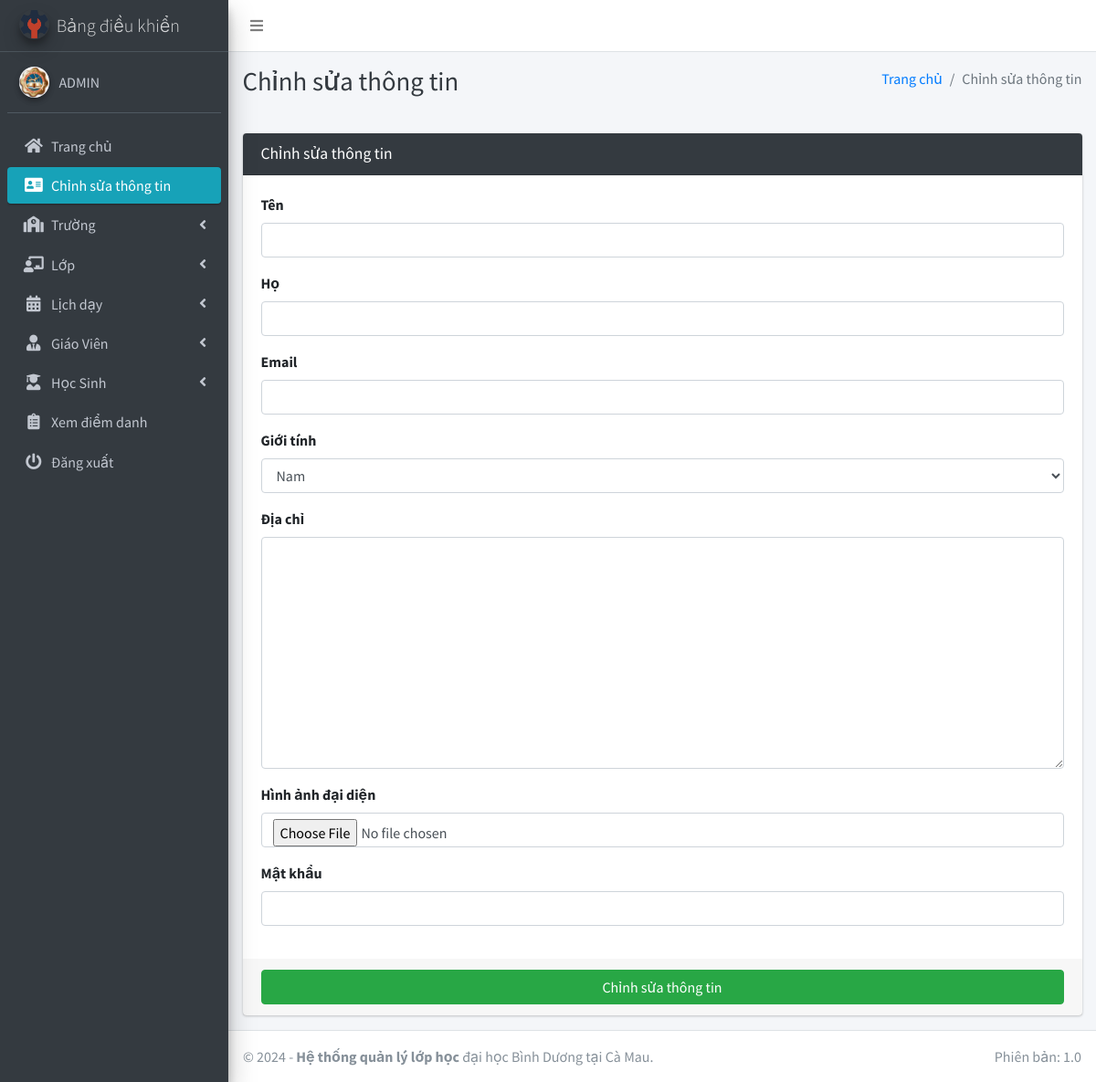
Screenshot of /admin_view_profile (signed in) with the database file from the repository.
### main_app/models.py (models this page shows, shortened)
class CustomUser(AbstractUser):
    USER_TYPE = ((1, "HOD"), (2, "Staff"), (3, "Student"))
    GENDER = [("M", "Nam"), ("F", "Nữ")]
    username = None
    email = models.EmailField(unique=True, null=True, blank=True)
    student_id = models.CharField(max_length=20, unique=True, null=True, blank=True)
    user_type = models.CharField(default=1, choices=USER_TYPE, max_length=1)
    gender = models.CharField(max_length=1, choices=GENDER)
    profile_pic = models.ImageField(null=True, blank=True)
    address = models.TextField()
    qr_code = models.ImageField(
        upload_to="QR/", null=True, blank=True
    )  # Thêm trường lưu mã QR
    created_at = models.DateTimeField(auto_now_add=True)
    updated_at = models.DateTimeField(auto_now=True)
    USERNAME_FIELD = "student_id"  # Mặc định là student_id
    REQUIRED_FIELDS = []
    objects = CustomUserManager()

### main_app/hod_views.py (the view, shortened to what this page needs)
# urls.py: path("admin_view_profile", hod_views.admin_view_profile,
def admin_view_profile(request):
    admin = get_object_or_404(Admin, admin=request.user)
    form = AdminForm(
        request.POST or None, request.FILES or None, instance=admin, user_type="admin"
    )
    context = {"form": form, "page_title": "Chỉnh sửa thông tin", "user_type": "admin"}
    return render(request, "hod_template/admin_view_profile.html", context)

### main_app/forms.py
class AdminForm(CustomAdminForm):
    def __init__(self, *args, **kwargs):
        super(AdminForm, self).__init__(*args, **kwargs)
    class Meta(CustomAdminForm.Meta):
        model = Admin
        fields = CustomAdminForm.Meta.fields

### main_app/templates/hod_template/admin_view_profile.html (shortened to what this page needs)
{% extends 'main_app/base.html' %}
{% load static %}
{% block page_title %}{{page_title}}{% endblock page_title %}
{% block content %}
<section class="content">
    <div class="container-fluid">
        <div class="row">
            <div class="col-md-12">
                <div class="card card-dark">
                    <div class="card-header">
                        <h3 class="card-title">{{page_title}}</h3>
                    </div>
                    {% include "main_app/form_template.html" with messages=messages  form=form button_text="Chỉnh sửa thông tin"%}
                </div>
            </div>
        </div>
    </div>
</section>
{% endblock content %}

### main_app/templates/main_app/sidebar_template.html (shortened to what this page needs)
{% load static %}
<aside class="main-sidebar sidebar-dark-info elevation-4">
    {% if request.user.user_type == '1' %}
    <a href="{% url 'admin_home' %}" class="brand-link">
        <img src="{% static 'dist/img/controll.ico' %} " alt="AdminLTE Logo"
            class="brand-image img-circle elevation-3" >
        <span class="brand-text font-weight-light">Bảng điều khiển</span>
    </a>
    <div class="sidebar">
        <div class="user-panel mt-3 pb-3 mb-3 d-flex">
            <div class="image">
                <img src="{{ request.user.profile_pic}}" class="img-circle elevation-2" alt="User Image">
            </div>
            <div class="info">
                <a href="#" class="d-block">{{user.last_name}}{{user.first_name}}</a>
            </div>
        </div>
        <nav class="mt-2">
            <ul class="nav nav-pills nav-sidebar flex-column" data-widget="treeview" role="menu" data-accordion="false">
                <li class="nav-item">
                    {% url 'admin_home' as admin_home %}
                    <a href="{{admin_home}}" class="nav-link {% if admin_home == request.path %} active {% endif %}">
                        <i class="nav-icon fas fa-home"></i>
                        <p>
                            Trang chủ
                        </p>
                    </a>
                </li>
                <li class="nav-item">
                    {% url 'admin_view_profile' as admin_view_profile %}
                    <a href="{{admin_view_profile}}"
                        class="nav-link {% if admin_view_profile == request.path %} active {% endif %}">
                        <i class="nav-icon fas fa-address-card"></i>
                        <p>
                            Chỉnh sửa thông tin
                        </p>
                    </a>
                </li>
                <li class="nav-item has-treeview">
                    <a href="#" class="nav-link">
                        <i class="nav-icon fas fa-school"></i>
                        <p>
                            Trường
                            <i class="fas fa-angle-left right"></i>
                        </p>
                    </a>
                </li>
                <li class="nav-item has-treeview">
                    <a href="#" class="nav-link">
                        <i class="nav-icon fas fa-chalkboard-teacher"></i>
                        <p>
                            Lớp
                            <i class="fas fa-angle-left right"></i>
                        </p>
                    </a>
                </li>
                <li class="nav-item has-treeview">
                    <a href="#" class="nav-link">
                        <i class="nav-icon fas fa-calendar-alt"></i>
                        <p>
                            Lịch dạy
                            <i class="fas fa-angle-left right"></i>
                        </p>
                    </a>
                </li>
                <li class="nav-item has-treeview">
                    <a href="#" class="nav-link">
                        <i class="nav-icon fas fa-user-tie"></i>
                        <p>
                            Giáo Viên
                            <i class="fas fa-angle-left right"></i>
                        </p>
                    </a>
                </li>
                <li class="nav-item has-treeview">
                    <a href="#" class="nav-link">
                        <i class="nav-icon fas fa-user-graduate"></i>
                        <p>
                            Học Sinh
                            <i class="fas fa-angle-left right"></i>
                        </p>
                    </a>
                </li>
                <li class="nav-item">
                    {% url 'admin_view_attendance' as admin_view_attendance %}
                <li class="nav-item">
                    <a href="{{admin_view_attendance}}"
                        class="nav-link  {% if admin_view_attendance == request.path %} active {% endif %}">
                        <i class="nav-icon fas fa-clipboard-list"></i>
                        <p>
                            Xem điểm danh
                        </p>
                    </a>
                </li>
                                        {% endif %}
                                        <li class="nav-item">
                                            <a href="{% url 'user_logout' %}"
                                                onclick="return confirm('Phiên của bạn sẽ bị chấm dứt.\n\nTiếp tục?')"
                                                class="nav-link">
                                                <i class="nav-icon fas fa-power-off"></i>
                                                <p>
                                                    Đăng xuất
                                                </p>
                                            </a>
                                        </li>
                                    </ul>
                                </nav>
                            </div>
</aside>

### rows the page displays
CustomUser: user.profile_pic (picture), last_name "A", first_name "DMIN"

### other values shown
{{ page_title }} "Chỉnh sửa thông tin"
{{ field.label }} "Tên" "Họ" "Email" "Giới tính" "Địa chỉ" "Hình ảnh đại diện" "Mật khẩu"
{{ button_text|default:"Xác nhận" }} "Chỉnh sửa thông tin"
